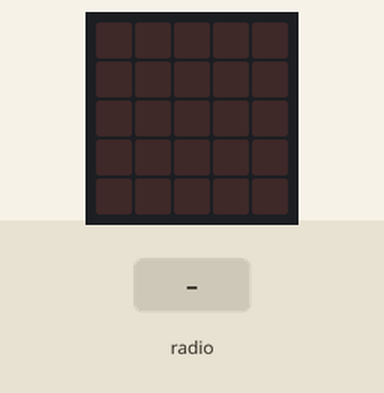
Simulated run of this program. Board: BBC micro:bit (MakeCode). On the bench: the board's 5×5 LED display. The inputs (shaded band) are chosen by the test bench.

Above: at 1.2 s.
1.3 s: radio message "256" arrives
At 2.5 s:
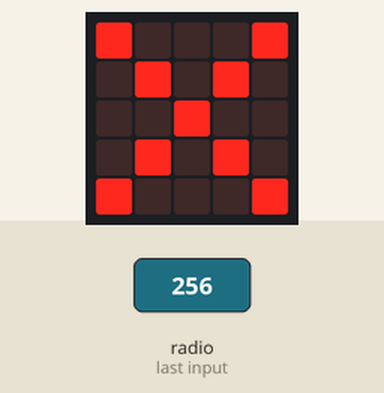
2.8 s: radio message "257" arrives
At 3.9 s:
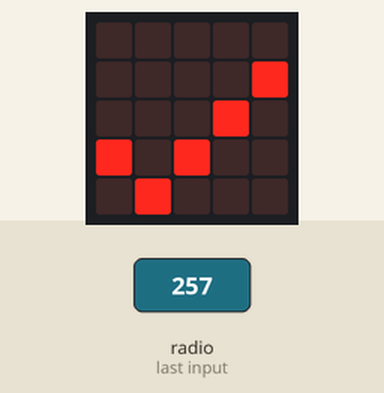
Timing chart, 0 to 5.8 s (numbered marks = the images above; inputs shaded):
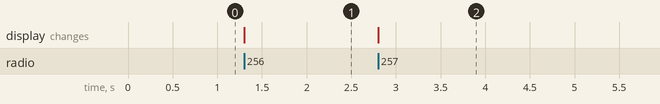

The program:

main.ts
```typescript
/**
 * 256 stlačilo sa B
 */
/**
 * 257 = teplota OK
 */
radio.onReceivedNumber(function (receivedNumber) {
    if (receivedNumber > 900) {
        basic.showString("" + (receivedNumber - 1000))
        alarm = 1
    } else if (receivedNumber == 256) {
        alarm = 0
        ignoruj = 5
        basic.showIcon(IconNames.No)
    } else if (receivedNumber == 257) {
        alarm = 0
        ignoruj = 0
        basic.showIcon(IconNames.Yes)
    }
})
let ignoruj = 0
let alarm = 0
radio.setGroup(1)
alarm = 0
ignoruj = 0
loops.everyInterval(10000, function () {
    if (alarm == 1 && ignoruj == 0) {
        music.startMelody(music.builtInMelody(Melodies.Dadadadum), MelodyOptions.Once)
        basic.showIcon(IconNames.Sad)
    }
})
loops.everyInterval(60000, function () {
    if (ignoruj > 0) {
        ignoruj += -1
    }
})
```

test.ts
```typescript
// sem patria testy; keď sa tento balík použije ako rozšírenie, nebudú sa kompilovať.
```

Measured:
- after the input at 1.3 s, the display: changes at once (image 1)
- after the input at 2.8 s, the display: changes at once (image 2)
